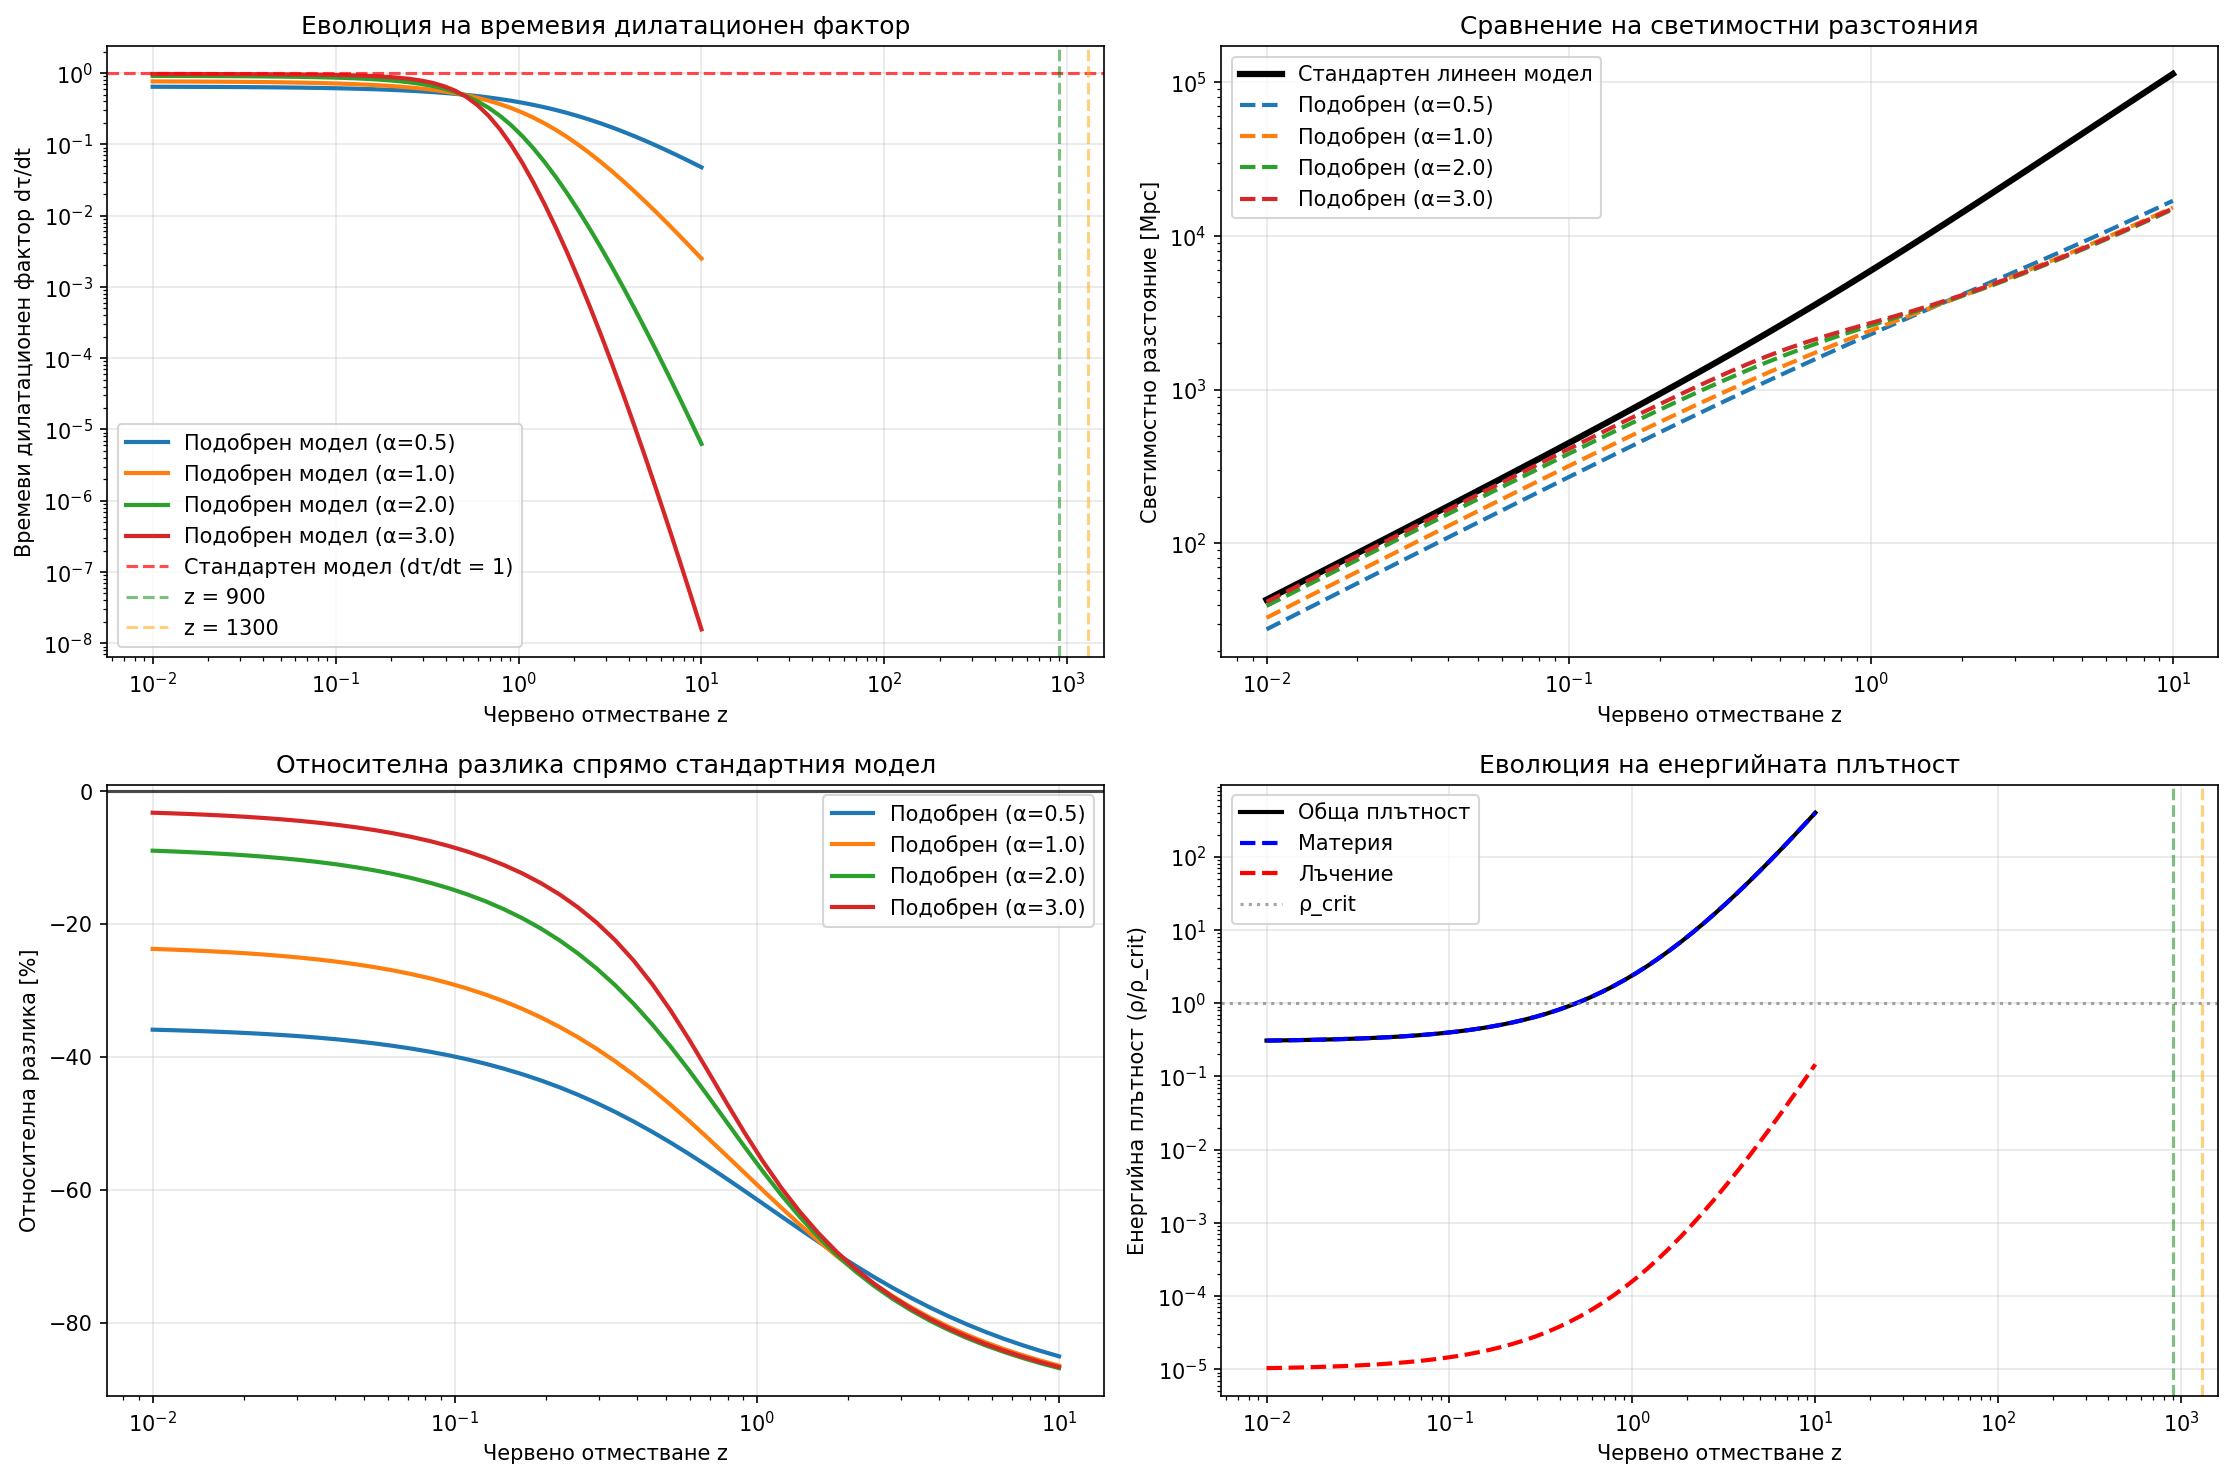

Recreate this plot in Python.
"""
Демонстрация на подобрения линеен модел с динамичен времеви дилатационен фактор
================================================================================

Този скрипт демонстрира как работи теоретичната рамка за линейния космологичен модел
с динамичен времеви дилатационен фактор dτ/dt = [1 + (ρ/ρ_crit)^α]^(-1).

Автор: Проект за изследване на линейна космология
"""

import numpy as np
import matplotlib.pyplot as plt
import sys
import os

# Add the lib directory to the path
sys.path.insert(0, os.path.join(os.path.dirname(__file__), '..', 'lib'))

from enhanced_linear_model import EnhancedLinearUniverse
from core.linear_universe import LinearUniverse

def demonstrate_time_dilation_effects():
    """
    Демонстрация на ефектите от времевия дилатационен фактор
    """
    print("=== Демонстрация на ефектите от времевия дилатационен фактор ===")
    
    # Създаване на модели с различни α стойности
    alpha_values = [0.5, 1.0, 2.0, 3.0]
    models = {}
    
    for alpha in alpha_values:
        models[f'α={alpha}'] = EnhancedLinearUniverse(alpha=alpha)
    
    # Стандартен линеен модел за сравнение
    standard_model = LinearUniverse()
    
    # Червени отмествания за тестване
    z_range = np.logspace(-2, 1, 50)  # От z=0.01 до z=10
    
    # Графика 1: Времеви дилатационен фактор
    plt.figure(figsize=(15, 10))
    
    plt.subplot(2, 2, 1)
    for label, model in models.items():
        dtau_dt = model.time_dilation_factor(z_range)
        plt.loglog(z_range, dtau_dt, linewidth=2, label=f'Подобрен модел ({label})')
    
    plt.axhline(y=1.0, color='red', linestyle='--', alpha=0.7, label='Стандартен модел (dτ/dt = 1)')
    plt.axvline(x=900, color='green', linestyle='--', alpha=0.5, label='z = 900')
    plt.axvline(x=1300, color='orange', linestyle='--', alpha=0.5, label='z = 1300')
    
    plt.xlabel('Червено отместване z')
    plt.ylabel('Времеви дилатационен фактор dτ/dt')
    plt.title('Еволюция на времевия дилатационен фактор')
    plt.grid(True, alpha=0.3)
    plt.legend()
    
    # Графика 2: Светимостни разстояния
    plt.subplot(2, 2, 2)
    
    # Стандартен модел
    d_L_standard = np.array([standard_model.luminosity_distance_at_z(z) for z in z_range])
    plt.plot(z_range, d_L_standard, 'k-', linewidth=3, label='Стандартен линеен модел')
    
    # Подобрени модели
    for label, model in models.items():
        d_L_enhanced = np.array([model.luminosity_distance(z) for z in z_range])
        plt.plot(z_range, d_L_enhanced, '--', linewidth=2, label=f'Подобрен ({label})')
    
    plt.xlabel('Червено отместване z')
    plt.ylabel('Светимостно разстояние [Mpc]')
    plt.title('Сравнение на светимостни разстояния')
    plt.grid(True, alpha=0.3)
    plt.legend()
    plt.yscale('log')
    plt.xscale('log')
    
    # Графика 3: Относителни разлики
    plt.subplot(2, 2, 3)
    
    for label, model in models.items():
        d_L_enhanced = np.array([model.luminosity_distance(z) for z in z_range])
        relative_diff = (d_L_enhanced - d_L_standard) / d_L_standard * 100
        plt.semilogx(z_range, relative_diff, linewidth=2, label=f'Подобрен ({label})')
    
    plt.axhline(y=0, color='black', linestyle='-', alpha=0.7)
    plt.xlabel('Червено отместване z')
    plt.ylabel('Относителна разлика [%]')
    plt.title('Относителна разлика спрямо стандартния модел')
    plt.grid(True, alpha=0.3)
    plt.legend()
    
    # Графика 4: Енергийна плътност
    plt.subplot(2, 2, 4)
    
    model_sample = models['α=2.0']  # Използваме един модел за плътността
    rho_total = model_sample.density_evolution(z_range)
    rho_matter = model_sample.Omega_m * (1 + z_range)**3
    rho_radiation = model_sample.Omega_r * (1 + z_range)**4
    
    plt.loglog(z_range, rho_total, 'k-', linewidth=2, label='Обща плътност')
    plt.loglog(z_range, rho_matter, 'b--', linewidth=2, label='Материя')
    plt.loglog(z_range, rho_radiation, 'r--', linewidth=2, label='Лъчение')
    plt.axhline(y=1.0, color='gray', linestyle=':', alpha=0.7, label='ρ_crit')
    plt.axvline(x=900, color='green', linestyle='--', alpha=0.5)
    plt.axvline(x=1300, color='orange', linestyle='--', alpha=0.5)
    
    plt.xlabel('Червено отместване z')
    plt.ylabel('Енергийна плътност (ρ/ρ_crit)')
    plt.title('Еволюция на енергийната плътност')
    plt.grid(True, alpha=0.3)
    plt.legend()
    
    plt.tight_layout()
    plt.savefig('enhanced_model_demonstration.png', dpi=150, bbox_inches='tight')
    plt.show()
    
    return models

def analyze_epoch_behavior(models):
    """
    Анализ на поведението в различните епохи
    """
    print("\n=== Анализ на поведението в различните епохи ===")
    
    # Дефиниране на епохите
    epochs = {
        'Късна епоха (z < 0.5)': [0.1, 0.3, 0.5],
        'Преходна епоха (0.5 < z < 2)': [0.7, 1.0, 1.5],
        'Ранна епоха (z > 2)': [2.0, 5.0, 10.0]
    }
    
    for epoch_name, z_values in epochs.items():
        print(f"\n{epoch_name}:")
        print("-" * 50)
        
        for z in z_values:
            print(f"\nЧервено отместване z = {z}:")
            
            # Стандартен модел
            standard_model = LinearUniverse()
            d_L_standard = standard_model.luminosity_distance_at_z(z)
            
            print(f"  Стандартен модел: d_L = {d_L_standard:.1f} Mpc")
            
            # Подобрени модели
            for label, model in models.items():
                rho = model.density_evolution(z)
                dtau_dt = model.time_dilation_factor(z)
                d_L_enhanced = model.luminosity_distance(z)
                
                diff_percent = (d_L_enhanced - d_L_standard) / d_L_standard * 100
                
                print(f"  {label}: ρ/ρ_crit = {rho:.2f}, dτ/dt = {dtau_dt:.6f}, " +
                      f"d_L = {d_L_enhanced:.1f} Mpc ({diff_percent:+.1f}%)")

def test_supernovae_compatibility():
    """
    Тестване на съвместимостта със свръхнови данни
    """
    print("\n=== Тестване на съвместимостта със свръхнови данни ===")
    
    # Симулирани данни от свръхнови (базирани на нашите предишни тестове)
    z_sn = np.array([0.1, 0.2, 0.3, 0.5, 0.7, 1.0, 1.2, 1.5])
    
    # Стандартен линеен модел
    standard_model = LinearUniverse()
    mu_standard = np.array([standard_model.distance_modulus_at_z(z) for z in z_sn])
    
    # Подобрени модели
    alpha_values = [0.5, 1.0, 2.0, 3.0]
    
    print("\nСравнение на модули на разстояния:")
    print("z\tСтандартен\tα=0.5\tα=1.0\tα=2.0\tα=3.0")
    print("-" * 60)
    
    for i, z in enumerate(z_sn):
        row = f"{z:.1f}\t{mu_standard[i]:.2f}\t\t"
        
        for alpha in alpha_values:
            model = EnhancedLinearUniverse(alpha=alpha)
            mu_enhanced = model.distance_modulus(z)
            row += f"{mu_enhanced:.2f}\t"
        
        print(row)

def demonstrate_physical_interpretation():
    """
    Демонстрация на физическата интерпретация
    """
    print("\n=== Физическа интерпретация на модела ===")
    
    print("\n1. Основни принципи:")
    print("   • Геометричното разширение: a(t) = k·t (най-простият закон)")
    print("   • Физическото време τ ≠ геометрично време t")
    print("   • Времевият дилатационен фактор: dτ/dt = [1 + (ρ/ρ_crit)^α]^(-1)")
    
    print("\n2. Физически смисъл:")
    print("   • При висока плътност (ранна епоха): dτ/dt ≈ 0")
    print("     → Физическото време 'замръзва' спрямо геометричното")
    print("   • При ниска плътност (късна епоха): dτ/dt ≈ 1")
    print("     → Физическото време = геометрично време")
    
    print("\n3. Наблюдаеми последствия:")
    print("   • Светимостните разстояния се изчисляват чрез:")
    print("     d_c(z) = ∫[t(z) до t₀] c·(dτ/dt) dt")
    print("   • Ефектът е най-силен при високи червени отмествания")
    print("   • Обяснява успеха на линейния модел при z < 1.5")
    
    print("\n4. Революционни импликации:")
    print("   • Тъмната енергия може да е математически артефакт")
    print("   • H(t) = 1/t може да е фундаментален закон на природата")
    print("   • Времето е динамична, а не статична величина")

def main():
    """
    Главна функция за демонстрация
    """
    print("ДЕМОНСТРАЦИЯ НА ПОДОБРЕНИЯ ЛИНЕЕН КОСМОЛОГИЧЕН МОДЕЛ")
    print("=" * 60)
    
    # Демонстрация на времевите дилатационни ефекти
    models = demonstrate_time_dilation_effects()
    
    # Анализ на поведението в различните епохи
    analyze_epoch_behavior(models)
    
    # Тестване на съвместимостта със свръхнови данни
    test_supernovae_compatibility()
    
    # Физическа интерпретация
    demonstrate_physical_interpretation()
    
    print("\n" + "=" * 60)
    print("ЗАКЛЮЧЕНИЕ: Подобреният линеен модел с динамичен времеви")
    print("дилатационен фактор предлага елегантно решение на проблемите")
    print("на стандартния линеен модел, като запазва неговите предимства.")
    print("=" * 60)

if __name__ == "__main__":
    main() 